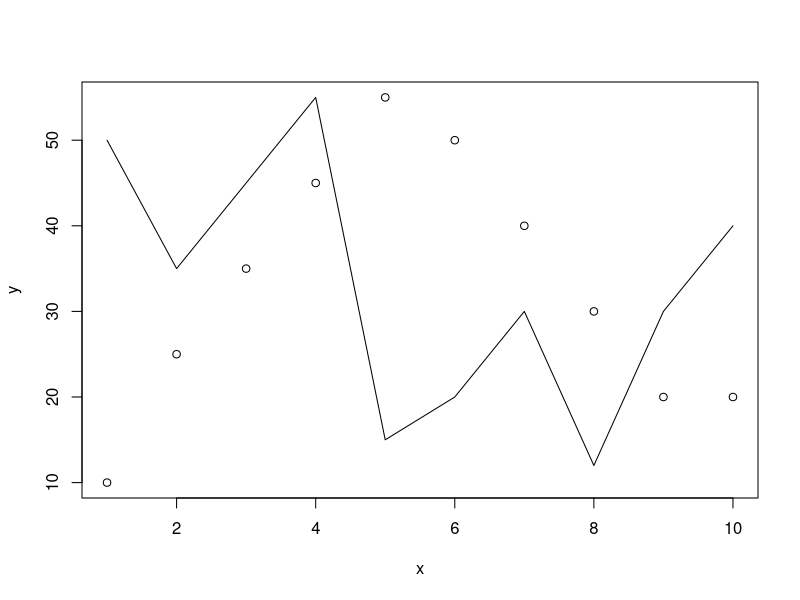

Reproduce this figure in R.
x <- c(1 , 2 , 3 , 4 , 5 , 6 , 7 , 8 , 9 , 10) # X axis
y <- c(10 , 25 , 35 , 45 , 55 , 50 , 40 , 30 , 20 , 20) # Y axis
z <- c(50 , 35 , 45 , 55 , 15 , 20 , 30 , 12 , 30 , 40) # New Line Vector

plot(x, y) #plot
lines(z) # add new line function
